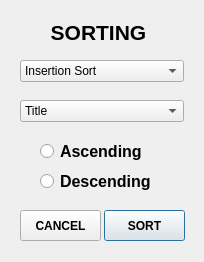
<?xml version="1.0" encoding="UTF-8"?>
<ui version="4.0">
 <class>Dialog</class>
 <widget class="QDialog" name="Dialog">
  <property name="geometry">
   <rect>
    <x>0</x>
    <y>0</y>
    <width>204</width>
    <height>262</height>
   </rect>
  </property>
  <property name="windowTitle">
   <string>Dialog</string>
  </property>
  <widget class="QComboBox" name="sort_by_combo_box">
   <property name="geometry">
    <rect>
     <x>20</x>
     <y>60</y>
     <width>164</width>
     <height>22</height>
    </rect>
   </property>
   <item>
    <property name="text">
     <string>Insertion Sort</string>
    </property>
   </item>
   <item>
    <property name="text">
     <string>Merge Sort</string>
    </property>
   </item>
   <item>
    <property name="text">
     <string>Bubble Sort</string>
    </property>
   </item>
   <item>
    <property name="text">
     <string>Selection Sort</string>
    </property>
   </item>
   <item>
    <property name="text">
     <string>Hybrid Sort</string>
    </property>
   </item>
   <item>
    <property name="text">
     <string>Quick Sort</string>
    </property>
   </item>
   <item>
    <property name="text">
     <string>Heap Sort</string>
    </property>
   </item>
   <item>
    <property name="text">
     <string>Shell Sort</string>
    </property>
   </item>
   <item>
    <property name="text">
     <string>Smooth Sort</string>
    </property>
   </item>
   <item>
    <property name="text">
     <string>Counting Sort</string>
    </property>
   </item>
   <item>
    <property name="text">
     <string>Radix Sort</string>
    </property>
   </item>
   <item>
    <property name="text">
     <string>Bucket Sort</string>
    </property>
   </item>
  </widget>
  <widget class="QComboBox" name="column_sort_combo_box">
   <property name="geometry">
    <rect>
     <x>20</x>
     <y>100</y>
     <width>164</width>
     <height>22</height>
    </rect>
   </property>
   <item>
    <property name="text">
     <string>Title</string>
    </property>
   </item>
   <item>
    <property name="text">
     <string>Author</string>
    </property>
   </item>
   <item>
    <property name="text">
     <string>Category</string>
    </property>
   </item>
   <item>
    <property name="text">
     <string>Price</string>
    </property>
   </item>
   <item>
    <property name="text">
     <string>Words</string>
    </property>
   </item>
   <item>
    <property name="text">
     <string>Language</string>
    </property>
   </item>
   <item>
    <property name="text">
     <string>Publish Date</string>
    </property>
   </item>
   <item>
    <property name="text">
     <string>ISBN</string>
    </property>
   </item>
  </widget>
  <widget class="QLabel" name="sort_label">
   <property name="geometry">
    <rect>
     <x>30</x>
     <y>20</y>
     <width>137</width>
     <height>25</height>
    </rect>
   </property>
   <property name="font">
    <font>
     <family>Tahoma</family>
     <pointsize>16</pointsize>
     <weight>75</weight>
     <bold>true</bold>
    </font>
   </property>
   <property name="text">
    <string>SORTING</string>
   </property>
   <property name="alignment">
    <set>Qt::AlignCenter</set>
   </property>
  </widget>
  <widget class="QRadioButton" name="descending_radio_button">
   <property name="geometry">
    <rect>
     <x>40</x>
     <y>170</y>
     <width>116</width>
     <height>23</height>
    </rect>
   </property>
   <property name="font">
    <font>
     <family>Tahoma</family>
     <pointsize>12</pointsize>
     <weight>75</weight>
     <bold>true</bold>
    </font>
   </property>
   <property name="text">
    <string>Descending</string>
   </property>
  </widget>
  <widget class="QPushButton" name="sort_btn">
   <property name="geometry">
    <rect>
     <x>104</x>
     <y>210</y>
     <width>81</width>
     <height>31</height>
    </rect>
   </property>
   <property name="font">
    <font>
     <weight>75</weight>
     <bold>true</bold>
    </font>
   </property>
   <property name="text">
    <string>SORT</string>
   </property>
  </widget>
  <widget class="QPushButton" name="cancel_btn">
   <property name="geometry">
    <rect>
     <x>20</x>
     <y>210</y>
     <width>81</width>
     <height>31</height>
    </rect>
   </property>
   <property name="font">
    <font>
     <weight>75</weight>
     <bold>true</bold>
    </font>
   </property>
   <property name="text">
    <string>CANCEL</string>
   </property>
  </widget>
  <widget class="QRadioButton" name="ascending_radio_button">
   <property name="geometry">
    <rect>
     <x>40</x>
     <y>140</y>
     <width>106</width>
     <height>23</height>
    </rect>
   </property>
   <property name="font">
    <font>
     <family>Tahoma</family>
     <pointsize>12</pointsize>
     <weight>75</weight>
     <bold>true</bold>
    </font>
   </property>
   <property name="text">
    <string>Ascending</string>
   </property>
  </widget>
 </widget>
 <resources/>
 <connections/>
</ui>
